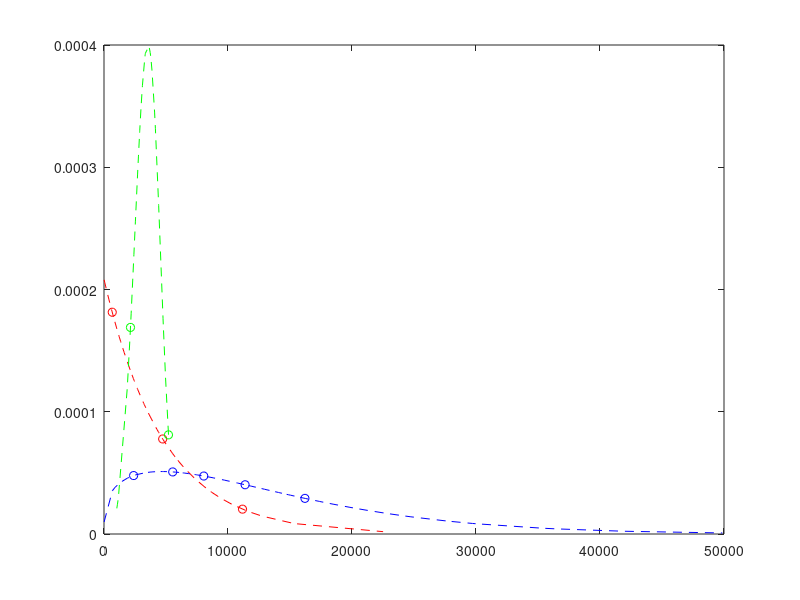

Reproduce this figure in MATLAB. (Note: this script raises an error after producing the figure.)
%% Manufacturing Simulator Input Script, V6
%  Varying Machine Fail Times
%
%  Instructions
%  ------------
%
%  Testing different machine fail times, dependent on underlying 
%  fail time probability distributions
%
%  Parts 1-3 go through both Manufacturing Simulators & Visualizations
        %  Part 2 has 10 Steps
%  Parts 4-7 go through risk evaluation of each algorithm
%
%  This script calls on the following functions:
%       MfgAnalyzerV2.m (which in turn calls on meanFilt2.m)
%       MakePlots2.m
%       randfixedsum.m

%% ============== Part 1: Initialization & Machining Paths ================
% Step 1: Initialization
%clearvars -except Experiment;
clear all; clc; close all

% Step 2: Defining the machining paths
%  We start by defining the setup of the manufacturing system 


%Machines that perform Class A: Drilling operations
ClassAOpMach = [1 2 3]; 
%Machines that perform Class B: Boring operations
ClassBOpMach = [4 5 6 7 8]; 
%Machines that perform Class C: Laser Engraving operations
ClassCOpMach = [9 10];

permA=perms(ClassAOpMach); permA=permA(:,1); permA=unique(permA,'rows');
permB=perms(ClassBOpMach); permB=permB(:,1:2); permB=unique(permB,'rows');
permC=perms(ClassCOpMach); permC=permC(:,1); permC=unique(permC,'rows');

indMatLen=length(permA)*length(permB)*length(permC);
indMat=ones(indMatLen,3).*repmat((1:indMatLen)',1,3);

indMat(:,1)=(rem((indMat(:,1)-1),length(permA)))+1;
indMat(:,2)=(rem((indMat(:,2)-1-indMat(:,1)+1)/length(permA),length(permB)))+1;
mMat=(indMat(:,3)-1-indMat(:,1)+1)/length(permA);
indMat(:,3)=(rem((mMat-indMat(:,2)+1)/length(permB),length(permC)))+1;

permAmat=permA(indMat(:,1));
permBmat=permB(indMat(:,2),:);
permCmat=permC(indMat(:,3));

% Due to the order of machines in a path:
AllPossiblePaths=[permAmat permBmat(:,1) permCmat permBmat(:,2)];

%Select the paths considered by simulation:
NumRows=120;
SelRows=randperm(size(AllPossiblePaths,1),NumRows);
SelUniquePaths=AllPossiblePaths(SelRows,:);

% Now we can create a Unique Paths matrix with:
UniquePaths=mat2cell(SelUniquePaths,ones(1,size(SelUniquePaths,1)),size(SelUniquePaths,2));



%% =============== Part 2: Include Fail Time Probability Distributions  ================
% Example to incorporate probability distributions of machine failure times

% Look for failure times for our 10 machines, with different sets of 
% underlying fail-time probability distributions


% =============================
% Step #1: Initializations

% Total number of available machines
NumNodes = max(horzcat(UniquePaths{:})); 

% Simulation/operation duration is 45 minutes (2700 seconds)
NumParts3=2700;  

% Added value by each 'good' machine
ProdVal3 = 2;

% Subtracted value by each 'bad' machine (post-degradation)
BadLevel3 = -3;

% Acceptable limit of product value
GoodLim=0;


% ============================
% Step #2: Each class of machines (Class A, Class B, Class C) has 
% its own life distribution, by which where the failure times come from

% Class A-operation Machine Distributions:
theta=4800;
y=floor(sort(exprnd(theta*ones(1,length(ClassAOpMach)))));
fy=(1/theta)*exp(-y./theta);
ExpShapes=20;
yShape=floor(sort(exprnd(theta*ones(1,ExpShapes*length(ClassAOpMach))))); % ceil() or floor() is optional
fyShape=(1/theta)*exp(-yShape./theta);


% Class B-operation Machine Distributions:
% 1st Weibull distribution set:
    %Shape parameter, beta, unitless:
zwblB=1.3; 
    %Scale parameter, alpha, in seconds: 
    % close def'n: at what point of time does the curve has the smallest 
    % derivative determines "spread" of the distribution
zwblA=14400; 
z=floor(sort(wblrnd(zwblA,zwblB,[1,length(ClassBOpMach)]))); 
fz=(zwblB/(zwblA^zwblB)).*(z.^(zwblB-1)).*exp(-((z./zwblA).^(zwblB)));
% For a more clear shape of the distribution:
WeibullShapes=20;
zShape=floor(sort(wblrnd(zwblA,zwblB,[1,WeibullShapes*length(ClassBOpMach)]))); 
fzShape=(zwblB/(zwblA^zwblB)).*(zShape.^(zwblB-1)).*exp(-((zShape./zwblA).^(zwblB)));

% Class C-operation Machine Distributions:
% 2nd Weibull distribution set:
%     %Shape parameter, beta, unitless:
xwblB=4; 
    %Scale parameter, alpha, in seconds: 
    % close def'n: at what point of time does the curve has the smallest 
    % derivative determines "spread" of the distribution
xwblA=3800; 
x=floor(sort(wblrnd(xwblA,xwblB,[1,length(ClassCOpMach)]))); 
fx=(xwblB/(xwblA^xwblB)).*(x.^(xwblB-1)).*exp(-((x./xwblA).^(xwblB)));
% For a more clear shape of the distribution:
% WeibullShapes=20;
xShape=floor(sort(wblrnd(xwblA,xwblB,[1,WeibullShapes*length(ClassCOpMach)]))); 
fxShape=(xwblB/(xwblA^xwblB)).*(xShape.^(xwblB-1)).*exp(-((xShape./xwblA).^(xwblB)));


% Plot of the machines by underlying distribution of fail times
figure(22); plot(y,fy,'ro',yShape,fyShape,'r--',...
    z,fz,'bo',zShape,fzShape,'b--',...
    x,fx,'go',xShape,fxShape,'g--')
hold on;
xline(NumParts3);
hold off;
legend('Class A: Exponential Machines','Exponential Shape',...
    'Class B: Weibull-1 Machines','Weibull-1 Shape',...
    'Class C: Weibull-2 Machines','Weibull-2 Shape',...
    'Simulation Cutoff','location','northeast')
title({'Visualizing the failure time distributions',...
    'for different "types" of machines'})



% ============================
% % Alternate Step #2: Use a distribution generator to get failures at different times 
% % for all N machines (nodes)
% 
% % Set A proportion of machines will have a Weibull distribution for their
% % fail times
% setA=0.41;
% 
% % Set B proportion of machines will have an Exponential distribution for their
% % fail times
% setB=0.59;
% 
% % Exponential distribution set:
%     % with known 1 failure per 4800 seconds (one hour, 20 minutes)
% theta=4800;
% y=floor(sort(exprnd(theta*ones(1,ceil(NumNodes*setB))))); % ceil() or floor() is optional
% fy=(1/theta)*exp(-y./theta);
% % For a more clear shape of the distribution:
% ExpShapes=20;
% yShape=floor(sort(exprnd(theta*ones(1,ceil(ExpShapes*NumNodes*setB))))); % ceil() or floor() is optional
% fyShape=(1/theta)*exp(-yShape./theta);


% % Weibull distribution set:
%     %Shape parameter, beta, unitless:
% zwblB=1.3; 
%     %Scale parameter, alpha, in seconds: 
%     % close def'n: at what point of time does the curve has the smallest 
%     % derivative determines "spread" of the distribution
% zwblA=14400; 
% z=floor(sort(wblrnd(zwblA,zwblB,[1,floor(NumNodes*setA)]))); 
% fz=(zwblB/(zwblA^zwblB)).*(z.^(zwblB-1)).*exp(-((z./zwblA).^(zwblB)));
% % For a more clear shape of the distribution:
% WeibullShapes=20;
% zShape=floor(sort(wblrnd(zwblA,zwblB,[1,floor(WeibullShapes*NumNodes*setA)]))); 
% fzShape=(zwblB/(zwblA^zwblB)).*(zShape.^(zwblB-1)).*exp(-((zShape./zwblA).^(zwblB)));


% % Plot of the machines by underlying distribution of fail times
% figure(22); plot(y,fy,'ro',yShape,fyShape,'r--',z,fz,'bo',zShape,fzShape,'b--')
% hold on;
% xline(NumParts3);
% hold off;
% legend('Exponential Machines','Exponential Shape','Weibull Machines','Weibull Shape','Simulation Cutoff','location','northeast')
% title({'Visualizing the failure time distributions','for different "types" of machines'})


% ============================
% Step #3: Not all machines start as brand new machines; some may have been used before
% y has fail times for Exponential Machines
% z has fail times for Weibull Machines
% Let us assume all the Weibull Machines have already been used for 4000 time units:
yUsedShift=200;
zUsedShift=4000;
xUsedShift=400;

y=y-yUsedShift;
z=z-zUsedShift;
x=x-xUsedShift;
allTimesTemp=[y z x];
allTimesTemp(allTimesTemp<1)=randi(200,size(allTimesTemp(allTimesTemp<0)));

y=allTimesTemp(1:length(y));
z=allTimesTemp(1+length(y):length(y)+length(z));
x=allTimesTemp(1+length(y)+length(z):end);


% ============================
% Step #4: If some fail times are outside simulation/operation duration
% (consider 45 minutes or 2700 seconds), drop them

% Vector of all machine failure times, regardless of distribution

AllMachineFailTimes=[y,z,x]; %Order of Class A, Class B, Class C !!!!!!!!!!!!!!!!!!!!!!!!!!
%AllMachineFailTimes=sort([y,z,x]);


% Dropping fail times that do not fall within simulation
DegradeStart3=AllMachineFailTimes(AllMachineFailTimes<=NumParts3);

%Store fail times that happen after the simulation
DegaradePostSim=AllMachineFailTimes(AllMachineFailTimes>NumParts3);



% ============================
% Step #5: Define Set of Bad Machines. 
% Each column is a machine that has gone bad and its 
% degradation start time 
%BadSet3 = sort(randperm(NumNodes,length(DegradeStart3)));
BadSet3 = find(ismember(AllMachineFailTimes,DegradeStart3));
MachineFailureTimes=[BadSet3;DegradeStart3];

% Also defining the set of Machines that didn't go bad during the
% simulated duration of operation
PostSimFailSet=1:length(AllMachineFailTimes);
PostSimFailSet(BadSet3)=[];
MachinePostSimFailTimes=[PostSimFailSet;DegaradePostSim];



% ============================
% Step #6: Differentiate machines based on their distributions (class with
% exponential distribution, class with weibull distribution, and so on)

MachinesFailsInSeq=[sortrows(MachineFailureTimes',2)', sortrows(MachinePostSimFailTimes',2)'];

% Class A: Exponential Machines
ClassAidxFailSeq=ismember(MachinesFailsInSeq(2,:),y);
ClassAMachinesAndFailTimes=[sortrows(MachinesFailsInSeq(:,ClassAidxFailSeq)',1)';ClassAOpMach]; %Last row provides us with original machine ID #s
ClassAidx=zeros(1,NumNodes);
ClassAidx(MachinesFailsInSeq(1,ClassAidxFailSeq))=1;

% Class B: Weibull Type-1 Machines
ClassBidxFailSeq=ismember(MachinesFailsInSeq(2,:),z);
ClassBMachinesAndFailTimes=[sortrows(MachinesFailsInSeq(:,ClassBidxFailSeq)',1)';ClassBOpMach]; %Last row provides us with original machine ID #s
ClassBidx=zeros(1,NumNodes);
ClassBidx(MachinesFailsInSeq(1,ClassBidxFailSeq))=1;

% Class C: Weibull Type-2 Machines
ClassCidxFailSeq=ismember(MachinesFailsInSeq(2,:),x);
ClassCMachinesAndFailTimes=[sortrows(MachinesFailsInSeq(:,ClassCidxFailSeq)',1)';ClassCOpMach]; %Last row provides us with original machine ID #s
ClassCidx=zeros(1,NumNodes);
ClassCidx(MachinesFailsInSeq(1,ClassCidxFailSeq))=1;


% ============================
% Step #7: FMEA-Derived Values for Occurrence, or likelihood of a failure mode:

% h(t) or the hazard function
% Integral of h(t) (cumulative hazard function)
% a(t) or the proportion of hazard function per failure mode
% Beta, the conditional probability that a failure mode will 
            % actually cost that much given the failure mode occurs



tiempo=1:NumParts3;

% Find an instantaneous time-dependent failure 
% each class of machines each have an instantaneous component
% failure rate, e.g. hY(t) and hZ(t), respectively

% Class A-operation Machine, Exponential instantaneous failure rate:
hY=(1/theta).*ones(1,length(tiempo+yUsedShift));
% Class B-operation Machine, Weibull-1 instantaneous failure rate:
hZ=(zwblB/zwblA)*(((tiempo+zUsedShift)./zwblA).^(zwblB-1)); 
% Class C-operation Machine, Weibull-2 instantaneous failure rate:
hX=(xwblB/xwblA)*(((tiempo+xUsedShift)./xwblA).^(xwblB-1)); 


%
% Machines in different sets/classes have different failure rates (known as the hazard 
% function), but different failure modes contribute to it. At any moment, 
% different failure modes make up different ratios of the hazard function.

% Class A-operation Machines (Exponential distribution):
numFailModesClassAy=1;
aY= ones(numFailModesClassAy,length(tiempo));

% Class B-operation Machines (Weibull-1 distribution):
numFailModesClassBz=3;
minaZ=0;
maxaZ=1;
aZ=randfixedsum(numFailModesClassBz,length(tiempo),1,minaZ,maxaZ); %Using a function from Mathworks File Exchange


% Class C-operation Machines (Weibull-2 distribution):
numFailModesClassCx=2;
minaX=0;
maxaX=1;
aX=randfixedsum(numFailModesClassCx,length(tiempo),1,minaX,maxaX); %Using a function from Mathworks File Exchange


% % For machines in Set A (Weibull distribution):
% numFailModesClassBz=3;
% minaZ=0;
% maxaZ=1;
% aZ=randfixedsum(numFailModesClassBz,length(tiempo),1,minaZ,maxaZ); %Using a function from Mathworks File Exchange

% % Likewise for machines in Set B (Exponential distribution):
% numFailModesClassAy=1;
% aY= ones(numFailModesClassAy,length(tiempo));


figure(23);
plot(tiempo,hY,'r--','DisplayName','Class A Machines - Exponential Hazard Function')
ylabel('Instantaneous Failure Rate & Their Ratios');
xlabel('Time');
hold on;
plot(tiempo,hZ,'b--','DisplayName','Class B Machines - Weibull-1 Hazard Function')
hold on;
plot(tiempo,hX,'g--','DisplayName','Class C Machines - Weibull-2 Hazard Function')


for jj=1:numFailModesClassAy
    clr2=jj/numFailModesClassAy;
    plot(tiempo,aY(jj).*hY,'LineStyle',':','Color',[clr2 0 0],'DisplayName',strcat('Class A - Exponential Ratio ', num2str(jj)));
end

for ii=1:numFailModesClassBz
    clr1=ii/numFailModesClassBz;
    plot(tiempo,aZ(ii,:).*hZ,'LineStyle',':','Color',[0 0 clr1],'DisplayName',strcat('Class B - Weibull-1 Ratio ', num2str(ii)));
%     get(legend(gca),); % get legend from current axes.
%    legend(strcat('Weibull Ratio', num2str(ii)))
end

for kk=1:numFailModesClassCx
    clr3=kk/numFailModesClassCx;
    plot(tiempo,aX(kk).*hX,'LineStyle',':','Color',[0 clr3 0],'DisplayName',strcat('Class C - Weibull-2 Ratio ', num2str(kk)));
end


legend('location','east')

hold off



% Beta represents the conditional probability that a failure will result in 
    % identified severities, given that the failure mode actually occurs
BetaY=unifrnd(.5,1,[numFailModesClassAy,1]);
BetaZ=unifrnd(.75,1,[numFailModesClassBz,1]);
BetaX=unifrnd(.6,1,[numFailModesClassCx,1]);
figure(24);
hold on
for jj=1:numFailModesClassAy
    clr2=jj/numFailModesClassAy;
    plot(tiempo,BetaY(jj).*ones(1,length(tiempo)),'LineStyle',':','Color',[clr2 0 0],'DisplayName', ...
        strcat('Beta parameter for Class A - Exponential Failure Mode: ', num2str(jj)));
end
for ii=1:numFailModesClassBz
    clr1=ii/numFailModesClassBz;
    plot(tiempo,BetaZ(ii).*ones(1,length(tiempo)),'LineStyle','-','Color',[0 0 clr1],'DisplayName', ...
        strcat('Beta parameter for Class B - Weibull-1  Failure Mode: ', num2str(ii)));
end
for kk=1:numFailModesClassCx
    clr3=kk/numFailModesClassCx;
    plot(tiempo,BetaX(kk).*ones(1,length(tiempo)),'LineStyle','--','Color',[0 clr3 0],'DisplayName', ...
        strcat('Beta parameter for Class C - Weibull-2 Failure Mode: ', num2str(kk)));
end

legend('location','east')
hold off



tiempoAy=1:NumParts3+yUsedShift;
hYTot=(1/theta).*ones(1,length(tiempoAy));
hYinteg=cumtrapz(hYTot);
hYinteg=hYinteg(yUsedShift+1:NumParts3+yUsedShift);

tiempoBz=1:NumParts3+zUsedShift;
hZTot=(zwblB/zwblA)*(((tiempoBz)./zwblA).^(zwblB-1));
hZinteg=cumtrapz(hZTot);
hZinteg=hZinteg(zUsedShift+1:NumParts3+zUsedShift);

tiempoCx=1:NumParts3+xUsedShift;
hXTot=(xwblB/xwblA)*(((tiempoCx)./xwblA).^(xwblB-1));
hXinteg=cumtrapz(hXTot);
hXinteg=hXinteg(xUsedShift+1:NumParts3+xUsedShift);


% tiempoAy=1:NumParts3+yUsedShift;
% hYTot=(1/theta).*ones(1,length(tiempoAy));
% hYinteg=cumtrapz(hYTot);
% hYinteg=hYinteg(yUsedShift+1:NumParts3+yUsedShift);
% 
% tiempoBz=1:NumParts3+zUsedShift;
% hZTot=(zwblB/zwblA)*(((tiempoBz)./zwblA).^(zwblB-1));
% hZinteg=cumtrapz(hZTot);
% hZinteg=hZinteg(zUsedShift+1:NumParts3+zUsedShift);


figure(25);
plot(tiempo,hYinteg,'r--','DisplayName','Cumulative Class A - Exponential Hazard Function')
title('Instantaneous Failure Rate & Their Ratios');
xlabel('Time');
hold on;
plot(tiempo,hZinteg,'b--','DisplayName','Cumulative Class B - Weibull-1 Hazard Function')
hold on;
plot(tiempo,hXinteg,'b--','DisplayName','Cumulative Class C - Weibull-2 Hazard Function')

hold off;
legend('location','northeast')




% ============================
% Step #8: FMEA-Derived Values for Severity, also known as Costs:


% SEVERITY - Costs of each failure mode may in the future be 
% further divided between: 
    %(cost of failed component) + (cost of down-the-line consequences of failed
    %component) + (cost of down-the-line consequences of the failure mode)

CostsAy=unifrnd(50,200,[numFailModesClassAy,1]); %Class A, Exponential Machines, 1 failure mode
CostsBz=unifrnd(150,600,[numFailModesClassBz,1]); %Class B, Weibull-1 Machines, 3 failure modes
CostsCx=unifrnd(10,100,[numFailModesClassCx,1]); %Class C, Weibull-2 Machines, 2 failure modes

figure(26);
title('Severity');
hold on
for jj=1:numFailModesClassAy
    clr2=jj/numFailModesClassAy;
    plot(tiempo,CostsAy(jj).*ones(1,length(tiempo)),'LineStyle',':','Color',[clr2 0 0],'DisplayName', ...
        strcat('Costs for Class A, Exponential Machine Failure Mode: ', num2str(jj)));
end

for ii=1:numFailModesClassBz
    clr1=ii/numFailModesClassBz;
    plot(tiempo,CostsBz(ii).*ones(1,length(tiempo)),'LineStyle','-','Color',[0 0 clr1],'DisplayName', ...
        strcat('Costs for Class B, Weibull-1 Machine Failure Mode: ', num2str(ii)));
end

for kk=1:numFailModesClassCx
    clr3=kk/numFailModesClassCx;
    plot(tiempo,CostsCx(kk).*ones(1,length(tiempo)),'LineStyle','--','Color',[0 clr3 0],'DisplayName', ...
        strcat('Costs for Class C, Weibull-2 Machine Failure Mode: ', num2str(kk)));
end
legend('location','east')
hold off



% ============================
% Step #9: Calculating Occurrence:

figure(27);
title('Occurrence, as Criticality(Cm)');
hold on
BetaYFun=BetaY.*ones(numFailModesClassAy,length(tiempo)); %1 by 2700
BetaZFun=BetaZ.*ones(numFailModesClassBz,length(tiempo)); %3 by 2700
BetaXFun=BetaX.*ones(numFailModesClassCx,length(tiempo)); %2 by 2700

hYintegFun=repmat(hYinteg,numFailModesClassAy,1);
hZintegFun=repmat(hZinteg,numFailModesClassBz,1);
hXintegFun=repmat(hXinteg,numFailModesClassCx,1);

CriticalityAy = BetaYFun.*aY.*hYintegFun;%Failure Mode Criticalities for Class A, Exponential Machines
CriticalityBz = BetaZFun.*aZ.*hZintegFun;%Failure Mode Criticalities for Class B, Weibull-1 Machines
CriticalityCx = BetaXFun.*aX.*hXintegFun;%Failure Mode Criticalities for Class C, Weibull-2 Machines

for jj=1:numFailModesClassAy
    clr2=jj/numFailModesClassAy;
    plot(tiempo,CriticalityAy(jj,:),'LineStyle',':','Color',[clr2 0 0],'DisplayName', ...
        strcat('Criticality for Class A, Exponential Machine Failure Mode: ', num2str(jj)));
end
for ii=1:numFailModesClassBz
    clr1=ii/numFailModesClassBz;
    plot(tiempo,CriticalityBz(ii,:),'LineStyle','-','Color',[0 0 clr1],'DisplayName', ...
        strcat('Criticality for Class B, Weibull-1 Machine Failure Mode: ', num2str(ii)));
end
for kk=1:numFailModesClassCx
    clr3=kk/numFailModesClassCx;
    plot(tiempo,CriticalityCx(kk,:),'LineStyle','--','Color',[0 clr3 0],'DisplayName', ...
        strcat('Criticality for Class C, Weibull-2 Machine Failure Mode: ', num2str(kk)));
end
legend('location','east')
hold off




% ============================
% Step #10: Calculating Risks:


figure(28);
title('Failre Mode Risks = Severity * Occurrence');
hold on
CostAyFun=CostsAy.*ones(numFailModesClassAy,length(tiempo));
CostBzFun=CostsBz.*ones(numFailModesClassBz,length(tiempo));
CostCxFun=CostsCx.*ones(numFailModesClassCx,length(tiempo));


%Risk of failure modes of a Class A, Exponential Machine
RiskAyFun = CostAyFun.*CriticalityAy;
%Risk of failure modes of a Class B, Weibull-1 Machine
RiskBzFun = CostBzFun.*CriticalityBz;
%Risk of failure modes of a Class C, Weibull-2 Machine
RiskCxFun = CostCxFun.*CriticalityCx;

for jj=1:numFailModesClassAy
    clr2=jj/numFailModesClassAy;
    plot(tiempo,RiskAyFun(jj,:),'LineStyle',':','Color',[clr2 0 0],'DisplayName', ...
        strcat('Inherent Risk for Class A, Exponential Machine Failure Mode: ', num2str(jj)));
end
for ii=1:numFailModesClassBz
    clr1=ii/numFailModesClassBz;
    plot(tiempo,RiskBzFun(ii,:),'LineStyle','-','Color',[0 0 clr1],'DisplayName', ...
        strcat('Inherent Risk for Class B, Weibull-1 Machine Failure Mode: ', num2str(ii)));
end
for kk=1:numFailModesClassCx
    clr3=kk/numFailModesClassCx;
    plot(tiempo,RiskCxFun(kk,:),'LineStyle','--','Color',[0 clr3 0],'DisplayName', ...
        strcat('Inherent Risk for Class C, Weibull-2 Machine Failure Mode: ', num2str(kk)));
end

legend('location','east')
hold off



ComponentRiskAy=sum(RiskAyFun,1);
ComponentRiskBz=sum(RiskBzFun,1);
ComponentRiskCx=sum(RiskCxFun,1);

figure(29);
plot(tiempo,ComponentRiskAy,'LineStyle',':','Color',[1 0 0],'DisplayName', ...
        'Inherent Risk for Class A, Exponential Machines (sum of failure modes)');
title('Inherent Component (Machine) Risk');
hold on;
plot(tiempo,ComponentRiskBz,'LineStyle','-','Color',[0 0 1],'DisplayName', ...
    'Inherent Risk for Class B, Weibull-1 Machines (sum of failure modes)');
hold on;
plot(tiempo,ComponentRiskCx,'LineStyle','--','Color',[0 1 0],'DisplayName', ...
    'Inherent Risk for Class C, Weibull-2 Machines (sum of failure modes)');
legend('location','east')
hold off


figure(30);
SystemRisk=sum(ClassAidx)*ComponentRiskAy + sum(ClassBidx)*ComponentRiskBz + +sum(ClassCidx)*ComponentRiskCx;
plot(tiempo,SystemRisk,'k--');
hold on;
title('Total System Risk (all the machines)');
%legend('location','east')
NodePresence=nan(1,NumNodes);
for ii=1:NumNodes
    NodePresence(1,ii)=length(find(horzcat(UniquePaths{:})==ii));
end
NodePresencePreNorm=NodePresence/max(NodePresence);
NodePresenceNorm=NodePresencePreNorm + (1-mean(NodePresencePreNorm));
%NodePresenceNorm=(NodePresence-min(NodePresence))/(max(NodePresence)-min(NodePresence))

WeightedSystemRisk=sum(NodePresenceNorm.*ClassAidx)*ComponentRiskAy + ...
    sum(NodePresenceNorm.*ClassBidx)*ComponentRiskBz + sum(NodePresenceNorm.*ClassCidx)*ComponentRiskCx;
plot(tiempo,WeightedSystemRisk,'LineStyle',':','Color',[0.25 0.25 0.25]);
legend('System (Scenario) Risk','Weighted System Risk','location','northwest');
hold off;




PathsMap = zeros(length(UniquePaths),NumNodes); 
for upi = 1:length(UniquePaths)
    PathsMap(upi,UniquePaths{upi}) = 1; 
end
PathRisk=zeros(length(UniquePaths),length(SystemRisk));



for kk=1:length(UniquePaths)
    PathSetAy=sum(PathsMap(kk,:).*ClassAidx);
    PathSetBz=sum(PathsMap(kk,:).*ClassBidx);
    PathSetCx=sum(PathsMap(kk,:).*ClassCidx);
    PathRisk(kk,:)=PathSetAy*ComponentRiskAy+PathSetBz*ComponentRiskBz +PathSetCx*ComponentRiskCx ;
end
PathNames = {};


figure(31);
%xline(NumParts3);
hold on
for ppi = 1:length(UniquePaths) %for each of the unique paths 
    plot(tiempo,PathRisk(ppi,:));% +unifrnd(0,10),'.'); 
    PathNames{ppi} = sprintf('Path #%i Risk',ppi);
end
xlabel('Time (s)');
legend(PathNames{:},'location','eastoutside')
hold off


%% =============== Part 3: Simulation & Visualization  ================


load('ExperimentSet.mat');

allExpNums=arrayfun(@(x) x.Input.ExpNum,Experiment);
 % Experiment ID
ExpNum=floor(allExpNums+1);

 % Simulator ID (adds to number of structures in ExperimentSet.mat
SimNum=numel(Experiment)+1;

% Manufacturing System Simulator
[Exp3]=MfgAnalyzerV2(UniquePaths, NumParts3, ExpNum, ...
     GoodLim, BadSet3, ProdVal3, BadLevel3, DegradeStart3)


% Save to ExperimentSet.mat
    % Experiment(SimNum)=Exp3;
    % save(sprintf('ExperimentSet.mat'),'Experiment')

 % Generate Visualizations for the Simulator
 MakePlots2(Exp3.Output,3);

%% =============== Part 4: Risk Eval: Genetic Algorithm  ================

confMatGA=Exp3.Output.confMatGA;
%confMatFmM=Exp3.Output.confMatFmM;
GAoutput=Exp3.Output.B3mean;
%Example for Genetic Algorithm:
tpGA=confMatGA(1);
fnGA=confMatGA(2);
fpGA=confMatGA(3);
tnGA=confMatGA(4);
fprGA=fpGA/(tnGA+fpGA);
tprGA=tpGA/(tpGA+fnGA);
fnrGA=1-tprGA;

% For example, we have WeightedSystemRisk(end=2700)=576.
% That is we have a projected risk of 576 at the end of operation/duration
% But if we implement a batch algorithm, we get values for:
        % true positive (tp), false positive (fp), false negative (fn)
% We take actions for tp, fp
% We incur continuing costs for fn
% We do not do anything for tn

% tp: lets say it takes 5 bucks to fix machine A (tpACost), and 10 bucks to
        %fix machine B (tpBCost). The subset of machines that are true
        %positive and of type A is tpACount. Likewise, for machines of type
        %B, there is tpBCount. 
        % tpCostTotal = tpACount*tpACost + tpBCount*tpBCost
% fp: similar but for fp

GoodSet=1:10;
GoodSet(BadSet3)=[];
thresh=0.6; 
tpAy_GA=sum((GAoutput(BadSet3)<=thresh).*ClassAidx(BadSet3));
tpBz_GA=sum((GAoutput(BadSet3)<=thresh).*ClassBidx(BadSet3));
tpCx_GA=sum((GAoutput(BadSet3)<=thresh).*ClassCidx(BadSet3));

fpAy_GA=sum((GAoutput(GoodSet)<=thresh).*ClassAidx(GoodSet));
fpBz_GA=sum((GAoutput(GoodSet)<=thresh).*ClassBidx(GoodSet));
fpCx_GA=sum((GAoutput(GoodSet)<=thresh).*ClassCidx(GoodSet));

fnAy_GA=sum((GAoutput(BadSet3)>thresh).*ClassAidx(BadSet3));
fnBz_GA=sum((GAoutput(BadSet3)>thresh).*ClassBidx(BadSet3));
fnCx_GA=sum((GAoutput(BadSet3)>thresh).*ClassCidx(BadSet3));

tnAy_GA=sum((GAoutput(GoodSet)>thresh).*ClassAidx(GoodSet));
tnBz_GA=sum((GAoutput(GoodSet)>thresh).*ClassBidx(GoodSet));
tnCx_GA=sum((GAoutput(GoodSet)>thresh).*ClassCidx(GoodSet));

% Get the following from domain-level experts
    % For the exponential machines:
CostCheckAy=20;
CostFixAy=100;
CorrMaintAy=(CostCheckAy+CostFixAy)*tpAy_GA;
ContFailAy= fnAy_GA*sum(CostsAy.*mean(aY,2));
UnnecessaryMaintAy=(CostCheckAy)*fpAy_GA;
    % For the weibull-1 machines:
CostCheckBz=10;
CostFixBz=50;
CorrMaintBz=(CostCheckBz+CostFixBz)*tpBz_GA;
ContFailBz= fnBz_GA*sum(CostsBz.*mean(aZ,2));
UnnecessaryMaintBz=(CostCheckBz)*fpBz_GA;
    % For the weibull-2 machines:
CostCheckCx=30;
CostFixCx=30;
CorrMaintCx=(CostCheckCx+CostFixCx)*tpCx_GA;
ContFailCx= fnCx_GA*sum(CostsCx.*mean(aX,2));
UnnecessaryMaintCx=(CostCheckCx)*fpCx_GA;


%PostAlg_RISK_scenario = costTP*tpr + costFN*fnr + costFP*fpr;
GAPostAlg_RISK_scenario = (CorrMaintAy + CorrMaintBz + CorrMaintCx) + ...
                         (ContFailAy + ContFailBz + ContFailCx) + ...
                         (UnnecessaryMaintAy + UnnecessaryMaintBz + UnnecessaryMaintCx)
GANoAlg_RISK_scenario = mean(WeightedSystemRisk(end-20:end)) % avg the last few ones
GAValue_Alg = GANoAlg_RISK_scenario-GAPostAlg_RISK_scenario

% Focusing on false negatives, false positives of an applied algorithm
GAAlgorithmsRisk =(ContFailAy + ContFailBz + ContFailCx) + ...
                         (UnnecessaryMaintAy + UnnecessaryMaintBz + UnnecessaryMaintCx)

%% =============== Part 5: Risk Eval: Optimization Solver  ================

confMatFmM=Exp3.Output.confMatFmM;
FmMoutput=Exp3.Output.B2';
%Example for Genetic Algorithm:
tpFmM=confMatFmM(1);
fnFmM=confMatFmM(2);
fpFmM=confMatFmM(3);
tnFmM=confMatFmM(4);
fprFmM=fpFmM/(tnFmM+fpFmM);
tprFmM=tpFmM/(tpFmM+fnFmM);
fnrFmM=1-tprFmM;

% For example, we have WeightedSystemRisk(end=2700)=576.
% That is we have a projected risk of 576 at the end of operation/duration
% But if we implement a batch algorithm, we get values for:
        % true positive (tp), false positive (fp), false negative (fn)
% We take actions for tp, fp
% We incur continuing costs for fn
% We do not do anything for tn

% tp: lets say it takes 5 bucks to fix machine A (tpACost), and 10 bucks to
        %fix machine B (tpBCost). The subset of machines that are true
        %positive and of type A is tpACount. Likewise, for machines of type
        %B, there is tpBCount. 
        % tpCostTotal = tpACount*tpACost + tpBCount*tpBCost
% fp: similar but for fp

GoodSet=1:10;
GoodSet(BadSet3)=[];
thresh=0.6; 

tpAy_FmM=sum((FmMoutput(BadSet3)<=thresh).*ClassAidx(BadSet3));
tpBz_FmM=sum((FmMoutput(BadSet3)<=thresh).*ClassBidx(BadSet3));
tpCx_FmM=sum((FmMoutput(BadSet3)<=thresh).*ClassCidx(BadSet3));

fpAy_FmM=sum((FmMoutput(GoodSet)<=thresh).*ClassAidx(GoodSet));
fpBz_FmM=sum((FmMoutput(GoodSet)<=thresh).*ClassBidx(GoodSet));
fpCx_FmM=sum((FmMoutput(GoodSet)<=thresh).*ClassCidx(GoodSet));

fnAy_FmM=sum((FmMoutput(BadSet3)>thresh).*ClassAidx(BadSet3));
fnBz_FmM=sum((FmMoutput(BadSet3)>thresh).*ClassBidx(BadSet3));
fnCx_FmM=sum((FmMoutput(BadSet3)>thresh).*ClassCidx(BadSet3));

tnAy_FmM=sum((FmMoutput(GoodSet)>thresh).*ClassAidx(GoodSet));
tnBz_FmM=sum((FmMoutput(GoodSet)>thresh).*ClassBidx(GoodSet));
tnCx_FmM=sum((FmMoutput(GoodSet)>thresh).*ClassCidx(GoodSet));

    % For the exponential machines:
CostCheckAy=20;
CostFixAy=100;
FmMCorrMaintAy=(CostCheckAy+CostFixAy)*tpAy_FmM;
FmMContFailAy= fnAy_FmM*sum(CostsAy.*mean(aY,2));
FmMUnnecessaryMaintAy=(CostCheckAy)*fpAy_FmM;
% Get the following from domain-level experts
    % For the weibull-1 machines:
CostCheckBz=10;
CostFixBz=50;
FmMCorrMaintBz=(CostCheckBz+CostFixBz)*tpBz_FmM;
FmMContFailBz= fnBz_FmM*sum(CostsBz.*mean(aZ,2));
FmMUnnecessaryMaintBz=(CostCheckBz)*fpBz_FmM;
% Get the following from domain-level experts
    % For the weibull-2 machines:
CostCheckCx=30;
CostFixCx=30;
FmMCorrMaintCx=(CostCheckCx+CostFixCx)*tpCx_FmM;
FmMContFailCx= fnCx_FmM*sum(CostsCx.*mean(aX,2));
FmMUnnecessaryMaintCx=(CostCheckCx)*fpCx_FmM;



%PostAlg_RISK_scenario = costTP*tpr + costFN*fnr + costFP*fpr;
FmMPostAlg_RISK_scenario = (FmMCorrMaintAy + FmMCorrMaintBz + FmMCorrMaintCx) + ...
                         (FmMContFailAy + FmMContFailBz + FmMContFailCx) + ...
                         (FmMUnnecessaryMaintAy + FmMUnnecessaryMaintBz + FmMUnnecessaryMaintCx)
FmMNoAlg_RISK_scenario = mean(WeightedSystemRisk(end-10:end)) % avg the last few ones
FmMValue_Alg = FmMNoAlg_RISK_scenario-FmMPostAlg_RISK_scenario

% Focusing on false negatives, false positives of an applied algorithm
FmMAlgorithmsRisk = (FmMContFailAy + FmMContFailBz + FmMContFailCx) + ... 
                         (FmMUnnecessaryMaintAy + FmMUnnecessaryMaintBz + FmMUnnecessaryMaintCx)


%% ==Part 6: Risk Eval for Online Algorithm PQCI (Variable: ProdContNorm)==


PartQuality=Exp3.Output.PartQuality;
PartPath=Exp3.Output.PartPath;
%StartValue=Exp3.Output.PartPath;
StartValue=0; %temporary, until I redo another example where I run 
                % MfgAnalyzerV2.m all over again.
Win = max(10,floor(NumParts3/100)); %Win=10 in the example with NumParts=500

%Moving Window of:
PWN = nan(Win,NumNodes);%Part Quality With Node
PWON = nan(Win,NumNodes);%Part Qualty Without Node
%Average of Windows
QWithN = nan(NumParts3,NumNodes);%Average Quality With Node
QWithoutN = nan(NumParts3,NumNodes);%Average Quality Without Node

ProdContThresh=-0.1;

ProdCont=nan(NumParts3,NumNodes);
ProdContNorm=nan(NumParts3,NumNodes);
tpProdCont=nan(NumParts3,1);
tnProdCont=nan(NumParts3,1);
fpProdCont=nan(NumParts3,1);
fnProdCont=nan(NumParts3,1);
fprProdCont=nan(NumParts3,1);
tprProdCont=nan(NumParts3,1);
fnrProdCont=nan(NumParts3,1);

tpAy_PC=nan(NumParts3,1);
tpBz_PC=nan(NumParts3,1);
tpCx_PC=nan(NumParts3,1);

fpAy_PC=nan(NumParts3,1);
fpBz_PC=nan(NumParts3,1);
fpCx_PC=nan(NumParts3,1);

fnAy_PC=nan(NumParts3,1);
fnBz_PC=nan(NumParts3,1);
fnCx_PC=nan(NumParts3,1);

tnAy_PC=nan(NumParts3,1);
tnBz_PC=nan(NumParts3,1);
tnCx_PC=nan(NumParts3,1);

PartQualityUB = StartValue+(length(UniquePaths{1})*ProdVal3);
if length(BadSet3)<length(UniquePaths{1})
    PartQualityLB = StartValue + (length(BadSet3)*BadLevel3) + ((length(UniquePaths{1}) - length(BadSet3))*ProdVal3);
else
    PartQualityLB = StartValue+length(UniquePaths{1})*BadLevel3;
end
ProdContRange = PartQualityUB - PartQualityLB;

NodeNames={};
for Ni = 1:NumNodes  
    NodeNames{Ni} = sprintf('Node #%i',Ni);
end

GoodSet=1:10;
GoodSet(BadSet3)=[];

% Get the following from domain-level experts
    % For the exponential machines:
CostCheckAy=20;
CostFixAy=100;
PCCorrMaintAy=nan(NumParts3,1);
PCContFailAy= nan(NumParts3,1);
PCUnnecessaryMaintAy=nan(NumParts3,1);

    % For the weibull-1 machines:
CostCheckBz=10;
CostFixBz=50;
PCCorrMaintBz=nan(NumParts3,1);
PCContFailBz= nan(NumParts3,1);
PCUnnecessaryMaintBz=nan(NumParts3,1);

    % For the weibull-2 machines:
CostCheckCx=30;
CostFixCx=30;
PCCorrMaintCx=nan(NumParts3,1);
PCContFailCx= nan(NumParts3,1);
PCUnnecessaryMaintCx=nan(NumParts3,1);


PCPostAlg_RISK_scenario=nan(NumParts3,1);
PCValue_Alg=nan(NumParts3,1);
PCAlgorithmsRisk=nan(NumParts3,1);


figure(32);
hold on;
for pp = 1:NumParts3
    %Place Part Quality in Appropriate Windowed Bins
    for Ni = 1:NumNodes
        %If Part Passed this Node (machining stage)
        if any(PartPath{pp}==Ni)
            PWN(:,Ni) = [PWN(2:end,Ni); PartQuality(pp)]; %moving window, row is the window of (10) products and column is each machine/node
        else
            %If Part Did Not Pass Through This Node
            PWON(:,Ni) = [PWON(2:end,Ni); PartQuality(pp)];
        end
    end
    QWithN(pp,:)   = nanmean(PWN);  %Average of each PWN column; each column characterizes a machine/node
    QWithoutN(pp,:)= nanmean(PWON); %Average of each PWON column; each column characterizes a machine/node
    ProdCont(pp,:)=QWithN(pp,:)-QWithoutN(pp,:);
    ProdContNorm(pp,:)=ProdCont(pp,:)/abs(ProdContRange);
    %plot(1:pp,ProdContNorm(1:pp,:))
    %pause(2);
    %clf;


    tpProdCont(pp)=sum(ProdContNorm(pp,BadSet3)<=ProdContThresh);
    fpProdCont(pp)=sum(ProdContNorm(pp,GoodSet)<=ProdContThresh);
    fnProdCont(pp)=sum(ProdContNorm(pp,BadSet3)>ProdContThresh);
    tnProdCont(pp)=sum(ProdContNorm(pp,GoodSet)>ProdContThresh);

    fprProdCont(pp)=fpProdCont(pp)/(tnProdCont(pp)+fpProdCont(pp));
    tprProdCont(pp)=tpProdCont(pp)/(tpProdCont(pp)+fnProdCont(pp));
    fnrProdCont(pp)=1-tprProdCont(pp);
    
    tpAy_PC(pp)=sum((ProdContNorm(pp,BadSet3)<=ProdContThresh).*ClassAidx(BadSet3));
    tpBz_PC(pp)=sum((ProdContNorm(pp,BadSet3)<=ProdContThresh).*ClassBidx(BadSet3));
    tpCx_PC(pp)=sum((ProdContNorm(pp,BadSet3)<=ProdContThresh).*ClassCidx(BadSet3));
    
    fpAy_PC(pp)=sum((ProdContNorm(pp,GoodSet)<=ProdContThresh).*ClassAidx(GoodSet));
    fpBz_PC(pp)=sum((ProdContNorm(pp,GoodSet)<=ProdContThresh).*ClassBidx(GoodSet));
    fpCx_PC(pp)=sum((ProdContNorm(pp,GoodSet)<=ProdContThresh).*ClassCidx(GoodSet));

    fnAy_PC(pp)=sum((ProdContNorm(pp,BadSet3)>ProdContThresh).*ClassAidx(BadSet3));
    fnBz_PC(pp)=sum((ProdContNorm(pp,BadSet3)>ProdContThresh).*ClassBidx(BadSet3));
    fnCx_PC(pp)=sum((ProdContNorm(pp,BadSet3)>ProdContThresh).*ClassCidx(BadSet3));

    tnAy_PC(pp)=sum((ProdContNorm(pp,GoodSet)>ProdContThresh).*ClassAidx(GoodSet));
    tnBz_PC(pp)=sum((ProdContNorm(pp,GoodSet)>ProdContThresh).*ClassBidx(GoodSet));
    tnCx_PC(pp)=sum((ProdContNorm(pp,GoodSet)>ProdContThresh).*ClassCidx(GoodSet));
    

    
            % For the exponential machines:
    PCCorrMaintAy(pp)=(CostCheckAy+CostFixAy)*tpAy_PC(pp);
    PCContFailAy(pp)= fnAy_PC(pp)*sum(CostsAy.*mean(aY,2));
    PCUnnecessaryMaintAy(pp)=(CostCheckAy)*fpAy_PC(pp);
            % For the weibull-1 machines:
    PCCorrMaintBz(pp)=(CostCheckBz+CostFixBz)*tpBz_PC(pp);
    PCContFailBz(pp)= fnBz_PC(pp)*sum(CostsBz.*mean(aZ,2));
    PCUnnecessaryMaintBz(pp)=(CostCheckBz)*fpBz_PC(pp);
            % For the weibull-2 machines:
    PCCorrMaintCx(pp)=(CostCheckCx+CostFixCx)*tpCx_PC(pp);
    PCContFailCx(pp)= fnCx_PC(pp)*sum(CostsCx.*mean(aX,2));
    PCUnnecessaryMaintCx(pp)=(CostCheckCx)*fpCx_PC(pp);

   
    %PostAlg_RISK_scenario = costTP*tpr + costFN*fnr + costFP*fpr;
    PCPostAlg_RISK_scenario(pp) = (PCCorrMaintAy(pp) + PCCorrMaintBz(pp) + PCCorrMaintCx(pp)) + ...
                             (PCContFailAy(pp) + PCContFailBz(pp) + PCContFailCx(pp)) + ...
                             (PCUnnecessaryMaintAy(pp) + PCUnnecessaryMaintBz(pp) + PCUnnecessaryMaintCx(pp));
    PCNoAlg_RISK_scenario = WeightedSystemRisk(pp); % inherent system risk
    PCValue_Alg(pp) = PCNoAlg_RISK_scenario-PCPostAlg_RISK_scenario(pp);

    % Focusing on false negatives, false positives of an applied algorithm
    PCAlgorithmsRisk(pp) =(PCContFailAy(pp) + PCContFailBz(pp) + PCContFailCx(pp)) + ...
                             (PCUnnecessaryMaintAy(pp) + PCUnnecessaryMaintBz(pp) + PCUnnecessaryMaintCx(pp));
end
% PQCI=ProdContNorm;

plot(1:pp,ProdContNorm(1:pp,:))
yline(ProdContThresh);
xlabel('Time (s)');
title({
    ['PQCI Values of Each Machine,' ] 
    ['Against the Threshold'] 
    });

legend(NodeNames{:},'Threshold','location','eastoutside');
hold off;

confVec=[tpAy_PC, tpBz_PC, tpCx_PC, ...
    fpAy_PC, fpBz_PC, fpCx_PC,...
    fnAy_PC, fnBz_PC, fnCx_PC,...
    tnAy_PC, tnBz_PC, tnCx_PC];

figure(33);
hold on;
plot(1:pp,confVec(1:pp,:))
legend('tp A','tp B','tp C',...
    'fp A', 'fp B','fp C',...
    'fn A', 'fn B', 'fn C',...
    'tn A', 'tn B','tn C', 'location','eastoutside')
hold off;

RiskValMat=[WeightedSystemRisk', PCPostAlg_RISK_scenario, PCValue_Alg, PCAlgorithmsRisk];
figure(34);
hold on;
plot(1:pp,RiskValMat(1:pp,:));
legend('Inherent System Risk','Post Algorithm Application','Value of Applied Algorithm',...
    'Algorithmic Risk Perspective (fp, fn)','location','eastoutside');
hold off;

%% Part 7: Risk Eval for Online Algorithm EPPCI (Variable: AddBadValueNorm)

PartQuality=Exp3.Output.PartQuality;
PartPathi=Exp3.Output.PartPathi;
PartPath=Exp3.Output.PartPath;

LagStore = 10;
NumPaths = length(UniquePaths); 
PathQuality = nan(LagStore,NumPaths); 
PathPerformance  = nan(NumParts3,NumNodes);
AddBadValueRange=PartQualityUB - PartQualityLB;
PathsMap = zeros(length(UniquePaths),NumNodes); 
for upi = 1:length(UniquePaths)
    PathsMap(upi,UniquePaths{upi}) = 1; 
end

Win = max(10,floor(NumParts3/100)); %Win=10 in the example with NumParts=500
PWN = nan(Win,NumNodes);%Part Quality With Node

AddBadValue=nan(NumParts3,NumNodes);
AddBadValueNorm=nan(NumParts3,NumNodes);
BadValueLikelihoodThresh= -0.1;

tpABV=nan(NumParts3,1);
tnABV=nan(NumParts3,1);
fpABV=nan(NumParts3,1);
fnABV=nan(NumParts3,1);

fprABV=nan(NumParts3,1);
tprABV=nan(NumParts3,1);
fnrABV=nan(NumParts3,1);

tpAy_ABV=nan(NumParts3,1);
tpBz_ABV=nan(NumParts3,1);
tpCx_ABV=nan(NumParts3,1);

fpAy_ABV=nan(NumParts3,1);
fpBz_ABV=nan(NumParts3,1);
fpCx_ABV=nan(NumParts3,1);

fnAy_ABV=nan(NumParts3,1);
fnBz_ABV=nan(NumParts3,1);
fnCx_ABV=nan(NumParts3,1);

tnAy_ABV=nan(NumParts3,1);
tnBz_ABV=nan(NumParts3,1);
tnCx_ABV=nan(NumParts3,1);


NodeNames={};
for Ni = 1:NumNodes  
    NodeNames{Ni} = sprintf('Node #%i',Ni);
end

GoodSet=1:10;
GoodSet(BadSet3)=[];

% Get the following from domain-level experts
    % For the exponential machines:
CostCheckAy=20;
CostFixAy=100;
ABVCorrMaintAy=nan(NumParts3,1);
ABVContFailAy= nan(NumParts3,1);
ABVUnnecessaryMaintAy=nan(NumParts3,1);
    % For the weibull-1 machines:
CostCheckBz=10;
CostFixBz=50;
ABVCorrMaintBz=nan(NumParts3,1);
ABVContFailBz= nan(NumParts3,1);
ABVUnnecessaryMaintBz=nan(NumParts3,1);
    % For the weibull-2 machines:
CostCheckCx=30;
CostFixCx=30;
ABVCorrMaintCx=nan(NumParts3,1);
ABVContFailCx= nan(NumParts3,1);
ABVUnnecessaryMaintCx=nan(NumParts3,1);


ABVPostAlg_RISK_scenario=nan(NumParts3,1);
ABVValue_Alg=nan(NumParts3,1);
ABVAlgorithmsRisk=nan(NumParts3,1);


figure(35);
hold on;
for pp = 1:NumParts3
    %Log Part Quality By the Part's Unique Path
    PathQuality(:,PartPathi(pp)) = ...
            [PathQuality(2:end,PartPathi(pp)); PartQuality(pp)];
    %Max Performance the Node Produces
    PathPerfPreprocess=diag(nanmean(PathQuality))*PathsMap;
    ind=PathPerfPreprocess==0;
    PathPerfPreprocess(ind)=nan;
    %Max Part Quality each machine produces when it is in use (in paths):
    PathPerformance(pp,:) = max(PathPerfPreprocess);
    for Ni = 1:NumNodes
        %If Part Passed this Node (machining stage)
        if any(PartPath{pp}==Ni)
            PWN(:,Ni) = [PWN(2:end,Ni); PartQuality(pp)]; %moving window, row is the window of (10) products and column is each machine/node
        end
    end

    AddBadValue(pp,:)=(PathPerformance(pp,:)+nanmean(PWN))/2;
    AddBadValueOffset=AddBadValue(pp,:)-mean(AddBadValue(pp,:));
    AddBadValueNorm(pp,:)=AddBadValueOffset/abs(AddBadValueRange);

    tpABV(pp)=sum(AddBadValueNorm(pp,BadSet3)<=BadValueLikelihoodThresh);
    fpABV(pp)=sum(AddBadValueNorm(pp,GoodSet)<=BadValueLikelihoodThresh);
    fnABV(pp)=sum(AddBadValueNorm(pp,BadSet3)>BadValueLikelihoodThresh);
    tnABV(pp)=sum(AddBadValueNorm(pp,GoodSet)>BadValueLikelihoodThresh);

    fprABV(pp)=fpABV(pp)/(tnABV(pp)+fpABV(pp));
    tprABV(pp)=tpABV(pp)/(tpABV(pp)+fnABV(pp));
    fnrABV(pp)=1-tprABV(pp);
    
    
    tpAy_ABV(pp)=sum((AddBadValueNorm(pp,BadSet3)<=BadValueLikelihoodThresh).*ClassAidx(BadSet3));
    tpBz_ABV(pp)=sum((AddBadValueNorm(pp,BadSet3)<=BadValueLikelihoodThresh).*ClassBidx(BadSet3));
    tpCx_ABV(pp)=sum((AddBadValueNorm(pp,BadSet3)<=BadValueLikelihoodThresh).*ClassCidx(BadSet3));
    
    fpAy_ABV(pp)=sum((AddBadValueNorm(pp,GoodSet)<=BadValueLikelihoodThresh).*ClassAidx(GoodSet));
    fpBz_ABV(pp)=sum((AddBadValueNorm(pp,GoodSet)<=BadValueLikelihoodThresh).*ClassBidx(GoodSet));
    fpCx_ABV(pp)=sum((AddBadValueNorm(pp,GoodSet)<=BadValueLikelihoodThresh).*ClassCidx(GoodSet));
  
    fnAy_ABV(pp)=sum((AddBadValueNorm(pp,BadSet3)>BadValueLikelihoodThresh).*ClassAidx(BadSet3));
    fnBz_ABV(pp)=sum((AddBadValueNorm(pp,BadSet3)>BadValueLikelihoodThresh).*ClassBidx(BadSet3));
    fnCx_ABV(pp)=sum((AddBadValueNorm(pp,BadSet3)>BadValueLikelihoodThresh).*ClassCidx(BadSet3));

    tnAy_ABV(pp)=sum((AddBadValueNorm(pp,GoodSet)>BadValueLikelihoodThresh).*ClassAidx(GoodSet));
    tnBz_ABV(pp)=sum((AddBadValueNorm(pp,GoodSet)>BadValueLikelihoodThresh).*ClassBidx(GoodSet));
    tnCx_ABV(pp)=sum((AddBadValueNorm(pp,GoodSet)>BadValueLikelihoodThresh).*ClassCidx(GoodSet));

    
            % For the exponential machines:
    ABVCorrMaintAy(pp)=(CostCheckAy+CostFixAy)*tpAy_ABV(pp);
    ABVContFailAy(pp)= fnAy_ABV(pp)*sum(CostsAy.*mean(aY,2));
    ABVUnnecessaryMaintAy(pp)=(CostCheckAy)*fpAy_ABV(pp);

                % For the weibull-1 machines:
    ABVCorrMaintBz(pp)=(CostCheckBz+CostFixBz)*tpBz_ABV(pp);
    ABVContFailBz(pp)= fnBz_ABV(pp)*sum(CostsBz.*mean(aZ,2));
    ABVUnnecessaryMaintBz(pp)=(CostCheckBz)*fpBz_ABV(pp);
    
                % For the weibull-2 machines:
    ABVCorrMaintCx(pp)=(CostCheckCx+CostFixCx)*tpCx_ABV(pp);
    ABVContFailCx(pp)= fnCx_ABV(pp)*sum(CostsCx.*mean(aX,2));
    ABVUnnecessaryMaintCx(pp)=(CostCheckCx)*fpCx_ABV(pp);

    %PostAlg_RISK_scenario = costTP*tpr + costFN*fnr + costFP*fpr;
    ABVPostAlg_RISK_scenario(pp) = (ABVCorrMaintAy(pp) + ABVCorrMaintBz(pp) + ABVCorrMaintCx(pp)) + ...
                             (ABVContFailAy(pp) + ABVContFailBz(pp) + ABVContFailCx(pp)) + ...
                             (ABVUnnecessaryMaintAy(pp) + ABVUnnecessaryMaintBz(pp) + ABVUnnecessaryMaintCx(pp));
    ABVNoAlg_RISK_scenario = WeightedSystemRisk(pp); % inherent system risk
    ABVValue_Alg(pp) = ABVNoAlg_RISK_scenario-ABVPostAlg_RISK_scenario(pp);

    % Focusing on false negatives, false positives of an applied algorithm
    ABVAlgorithmsRisk(pp) =(ABVContFailAy(pp) + ABVContFailBz(pp) + + ABVContFailCx(pp)) + ...
                             (ABVUnnecessaryMaintAy(pp) + ABVUnnecessaryMaintBz(pp) + ABVUnnecessaryMaintCx(pp));
end 
% EPPCI=AddBadValueNorm;

plot(1:pp,AddBadValueNorm(1:pp,:))
yline(BadValueLikelihoodThresh);
xlabel('Time (s)');
title({
    ['EPPCI Values of Each Machine,' ] 
    ['Against the Threshold'] 
    });

legend(NodeNames{:},'Threshold','location','eastoutside');
hold off;

confVecABV=[tpAy_ABV, tpBz_ABV, tpCx_ABV,...
    fpAy_ABV, fpBz_ABV, fpCx_ABV,...
    fnAy_ABV,fnBz_ABV, fnCx_ABV,...
    tnAy_ABV, tnBz_ABV, tnCx_ABV];

figure(36);
hold on;
plot(1:pp,confVecABV(1:pp,:))
legend('tp A','tp B','tp C',...
    'fp A', 'fp B','fp C',...
    'fn A', 'fn B','fn C', ...
    'tn A', 'tn B', 'tn C', 'location','eastoutside')
hold off;

RiskValMatABV=[WeightedSystemRisk', ABVPostAlg_RISK_scenario, ABVValue_Alg, ABVAlgorithmsRisk];
figure(37);
hold on;
plot(1:pp,RiskValMatABV(1:pp,:));
legend('Inherent System Risk','Post Algorithm Application',...
    'Value of Applied EPPCI Algorithm','Algorithmic Risk Perspective (fp, fn)','location','eastoutside');
hold off;



